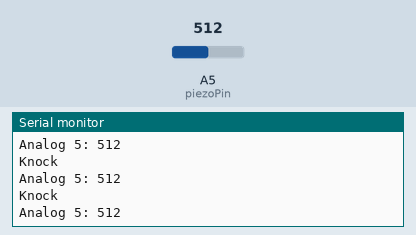
The sketch below on a simulated Arduino Uno, built with avr-gcc and run on an emulated ATmega328P. Shown: the last lines printed to the serial monitor. The inputs (shaded band) are chosen by the test bench; at power-on: A5 (piezoPin) = 512.

Above: at 1.2 s.
1.3 s: A5 (piezoPin) set to 982
At 1.9 s:
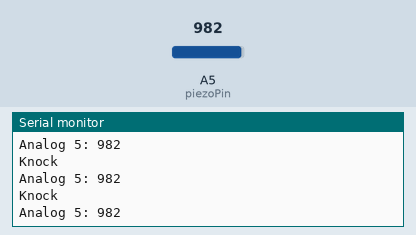
2.8 s: A5 (piezoPin) set to 1017
At 3.3 s:
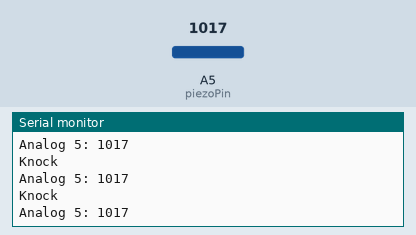
13.3 s: A5 (piezoPin) set to 107
At 14.4 s:
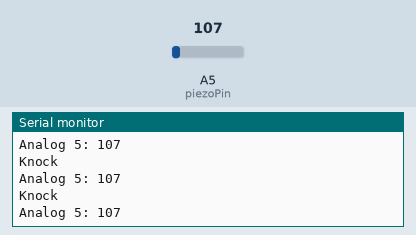
16.3 s: A5 (piezoPin) set to 92
At 16.8 s:
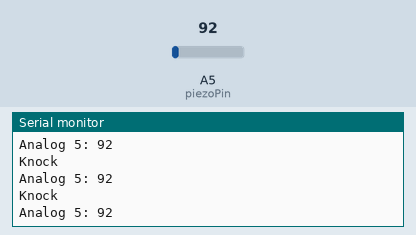
Timing chart, 0 to 19.3 s (numbered marks = the images above; inputs shaded):
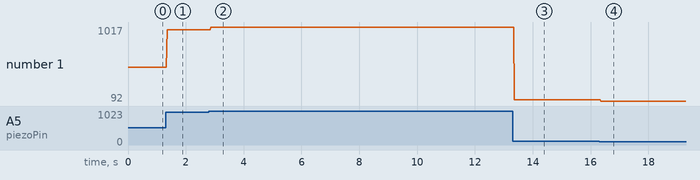

The sketch:

PiezoInput.ino
```cpp
// input sketch for Piezo elements
int piezoPin = A5; // analog 5 in on the arduino

void setup() {
  // begin the serial
  Serial.begin(9600);
}

void loop() {
  // we read from the analog pin and print out the results
  int piezoIn = analogRead(piezoPin);
  Serial.print("Analog 5: ");
  Serial.println(piezoIn);

  // the piezoIn value could then be used to trigger something at a given threshold
  if(piezoIn > 50){
    Serial.println("Knock");
  }
  delay(20); // 20ms delay
}
```

Measured:
- after the input at 1.3 s, the serial monitor: prints a new line after 0.05 s (image 1)
- after the input at 2.8 s, the serial monitor: prints a new line after 0.06 s (image 2)
- after the input at 13.3 s, the serial monitor: prints a new line after 0.06 s (image 3)
- after the input at 16.3 s, the serial monitor: prints a new line after 0.06 s (image 4)
- plotted number 1: 512 → 982 after the input at 1.3 s, 982 → 1017 after the input at 2.8 s, 1017 → 107 after the input at 13.3 s, 107 → 92 after the input at 16.3 s
